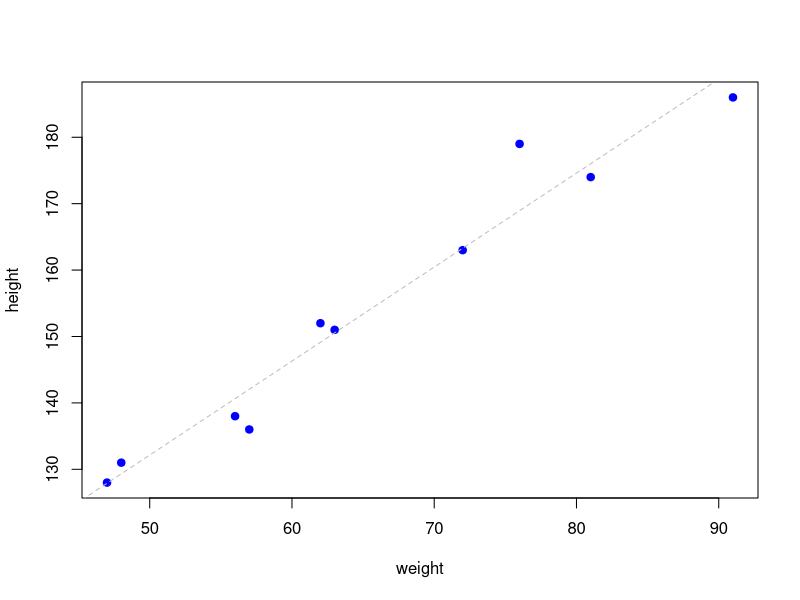
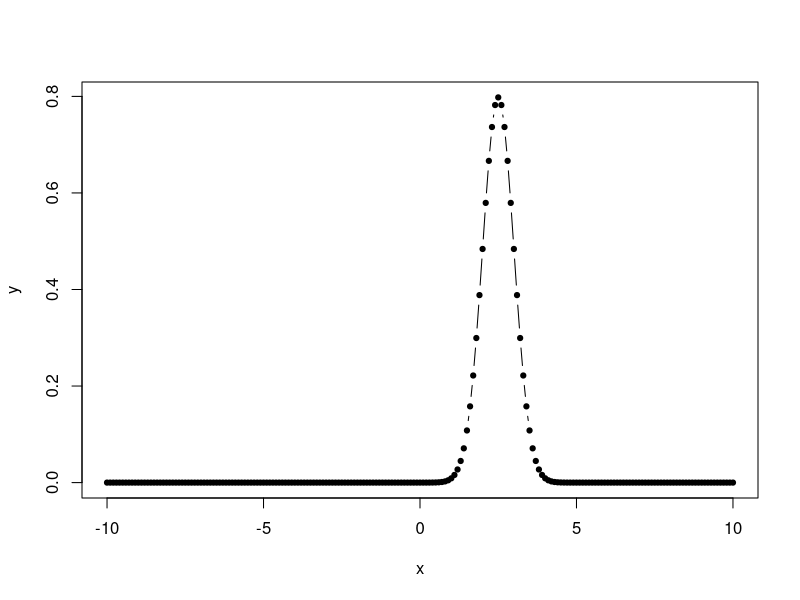
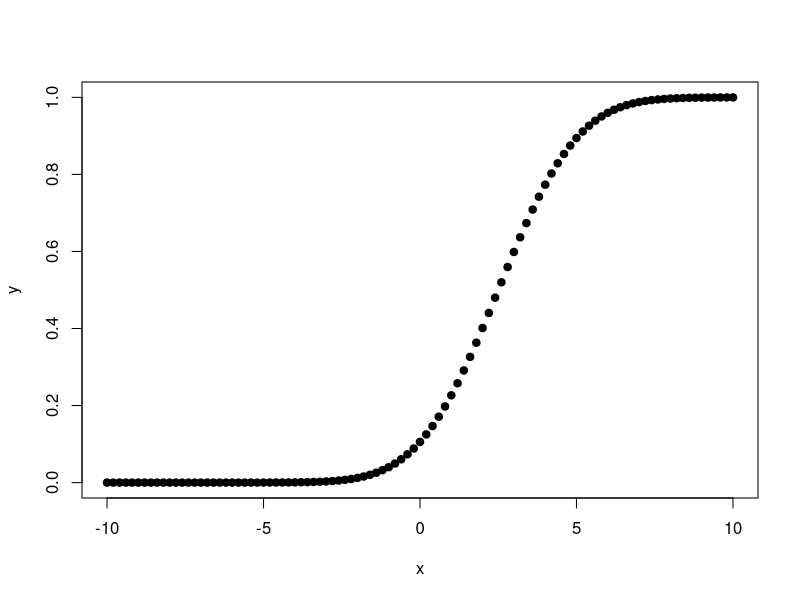
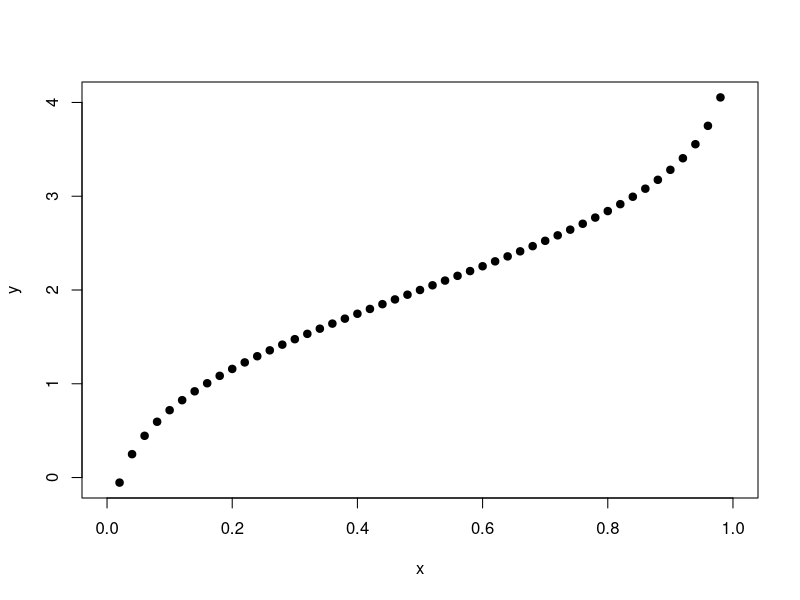
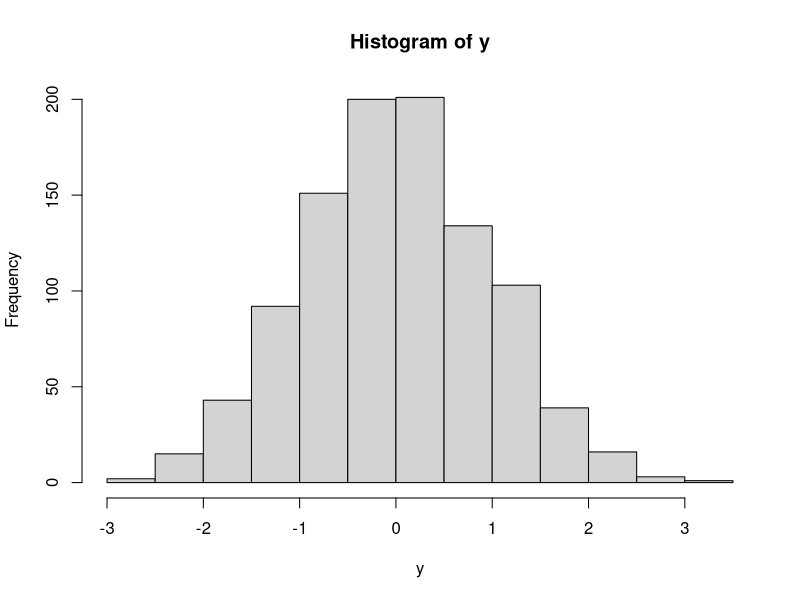
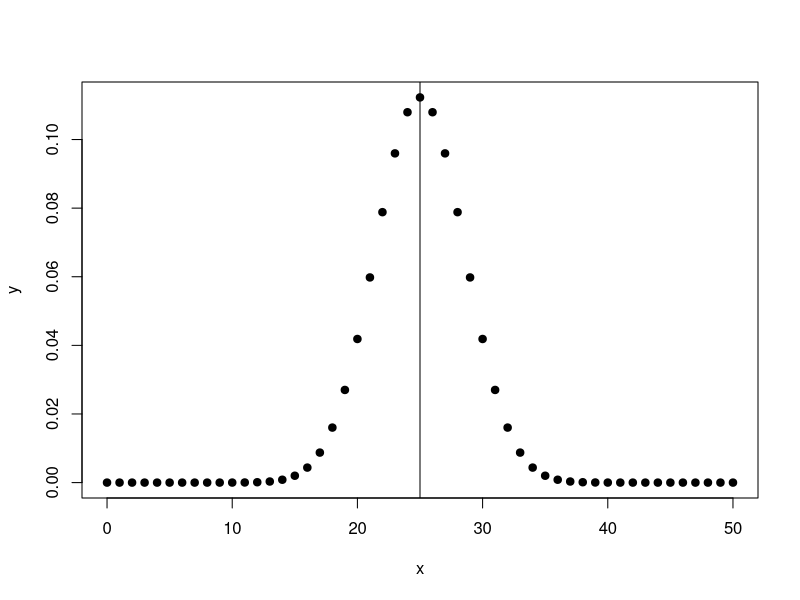
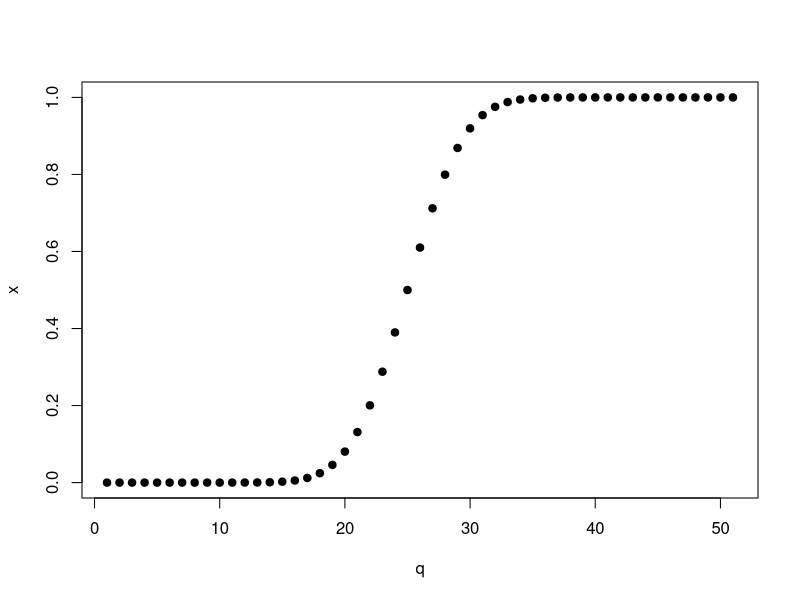
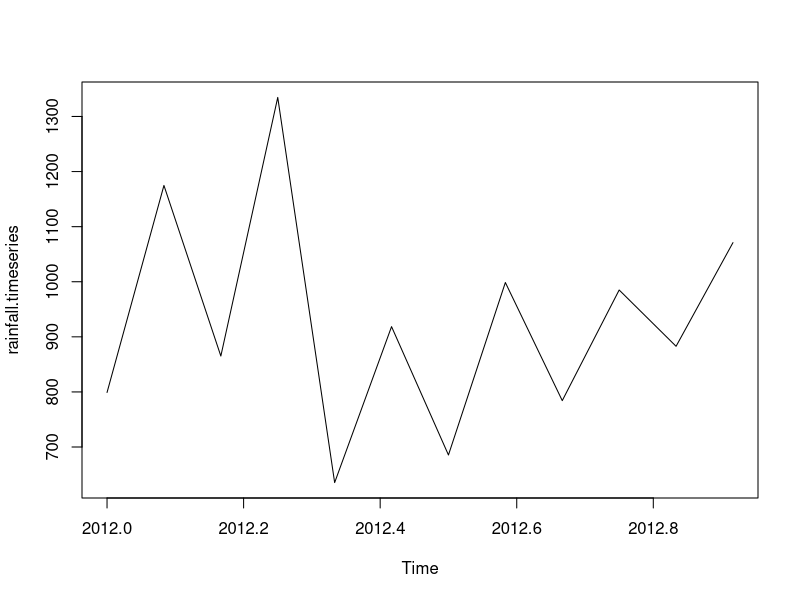

These figures' R source, in order:
## ---- chunk 1
knitr::opts_chunk$set(echo = TRUE)
## ---- chunk 2
library(magrittr)
## ---- chunk 3
x <- c(12, 7, 3, 4.2, 18, 2, 54, -21, 8, -5)
?mean
mean(x)
## ---- chunk 4
mean(x, trim = 0.3)
## ---- chunk 5
x <- c(12,7,3,4.2,18,2,54,-21,8,-5,NA)

mean(x)

mean(x, na.rm = T)
## ---- chunk 6
?median

x <- c(12,7,3,4.2,18,2,54,-21,8,-5)
median(x)
## ---- chunk 7
getmode <- function(v){
    uniqv <- unique(v)
    uniqv[which.max(tabulate(match(v, uniqv)))]
}

v <- c(2,1,2,3,1,2,3,4,1,5,5,3,2,3)
getmode(v)

charv <- c("o","it","the","it","it")
getmode(charv)
## ---- chunk 8
height <- c(151, 174, 138, 186, 128, 136, 179, 163, 152, 131)
weight <- c(63, 81, 56, 91, 47, 57, 76, 72, 62, 48)
## ---- chunk 9
relation <- lm(height ~ weight) 
# weight is the predictor variable, height is the response variable

relation
## ---- chunk 10
relation %>% class()

methods(class = "lm")
## ---- chunk 11
summary(relation)
## ---- chunk 12
coef(relation)
## ---- chunk 13
residuals(relation)
## ---- chunk 14
a <- data.frame(weight = 80)
predict(relation, a)
## ---- chunk 15
plot(weight, height, pch = 19, col = "blue")
abline(relation, col = "grey", lty = 2)
## ---- chunk 16
input <- mtcars[, c("mpg", "disp", "hp", "wt")]

input %>% head()
## ---- chunk 17
model <- lm(mpg ~ disp + hp + wt, data = input)

model
## ---- chunk 18
coef(model)
## ---- chunk 19
df <- data.frame(disp = 221, hp = 102, wt = 2.91)

predict(model, df)
## ---- chunk 20
input <- mtcars[, c("am", "cyl", "hp", "wt")]

input %>% head()
## ---- chunk 21
am.data <- glm(formula = am ~ cyl + hp + wt, data = input, family = "binomial")

am.data
## ---- chunk 22
set.seed(111)
df <- data.frame(cyl = sample(c(4, 6, 8), 10, replace = T), 
                 hp = runif(n = 10, min = 90, max = 120), 
                 wt = runif(n = 10, min = 2.3, max = 3.5))


predict(am.data, newdata = df)
## ---- chunk 23
summary(am.data)
## ---- chunk 24
x <- seq(-10, 10, by = 0.1)
y <- dnorm(x, mean = 2.5, sd = 0.5)

plot(x, y, type = "b", cex = 0.7, pch = 19)
## ---- chunk 25
x <- seq(-10, 10, 0.2)
y <- pnorm(x, mean = 2.5, sd = 2)

plot(x, y, pch = 19)
## ---- chunk 26
x <- seq(0, 1, by = 0.02)
y <- qnorm(x, mean = 2, sd = 1)

plot(x, y, pch = 19)
## ---- chunk 27
y <- rnorm(n = 1000)
hist(y, breaks = 20)
## ---- chunk 28
x <- seq(0, 50, 1)
y <- dbinom(x, size = 50, prob = 0.5)

plot(x, y, pch = 19)
abline(v = 25)
## ---- chunk 29
# Probability of getting 26 or less heads from a 51 tosses of a coin.
q <-  seq(1, 51, 1)
x <- pbinom(q, size = 51, prob = 0.5)
plot(q, x, pch = 19)
## ---- chunk 30
# How many heads will have a probability of 0.25 will come out when a coin
# is tossed 51 times.  

x <- qbinom(p = 0.25, size = 51, prob = 0.5)
x
## ---- chunk 31
# Find 8 random values from a sample of 150 with probability of 0.4.  

x <- rbinom(8, 150, 0.4)
x
## ---- chunk 32
input <- warpbreaks
input %>% head()

input %>% dplyr::pull(wool) %>% unique()
input %>% dplyr::pull(tension) %>% unique()
## ---- chunk 33
output <- glm(formula = breaks ~ wool + tension, 
              data = warpbreaks, 
              family = "poisson")
## ---- chunk 34
df <- data.frame(wool = sample(c("A", "B"), size = 10, replace = T), 
                 tension = sample(c("L", "M", "H"), 10, replace = T))

predict.glm(output, df)
## ---- chunk 35
summary(output)
## ---- chunk 36
input <- mtcars[, c("am", "mpg", "hp")]
input %>% head()
## ---- chunk 37
result <- aov(formula = mpg ~ hp * am, data = input)
summary(result)
## ---- chunk 38
input <- mtcars

result <- aov(mpg ~ hp + am, data = input)
summary(result)
## ---- chunk 39
input <- mtcars

result1 <- aov(mpg ~ hp * am, data = input)
result2 <- aov(mpg ~ hp + am, data = input)

# compare the two models  
anova(result1, result2)
## ---- chunk 40
rainfall <- c(799,1174.8,865.1,1334.6,635.4,918.5,685.5,998.6,784.2,985,882.8,1071)

# convert it to a time series data.  
rainfall.timeseries <- ts(data = rainfall, 
                         start = c(2012, 1), 
                         frequency = 12)

plot(rainfall.timeseries)
## ---- chunk 41
rainfall1 <- c(799,1174.8,865.1,1334.6,635.4,918.5,685.5,998.6,784.2,985,882.8,1071)
rainfall2 <- c(655,1306.9,1323.4,1172.2,562.2,824,822.4,1265.5,799.6,1105.6,1106.7,1337.8)

# convert to matrix  
combined.rainfall <- matrix(c(rainfall1, rainfall2), nrow = 12, byrow = F)

# convert to time series 
rainfall.timeseries <- ts(combined.rainfall, start = c(2012, 1), frequency = 12)


plot(rainfall.timeseries, main = "Multiple Time Series")
## ---- chunk 42
x <- c(1.6,2.1,2,2.23,3.71,3.25,3.4,3.86,1.19,2.21)
y <- c(5.19,7.43,6.94,8.11,18.75,14.88,16.06,19.12,3.21,7.58)

model <- nls(y ~ b1 * x ^ 2 + b2 , 
             start = list(b1 = 1, b2 = 3))


df <- data.frame(
    x = seq(min(x), max(x), len = 100)
)
## ---- chunk 43
plot(x, y)
lines(df$x, predict(model, df))
## ---- chunk 44
sum(residuals(model)^2)
## ---- chunk 45
confint(model)
## ---- chunk 46
summary(model)
## ---- chunk 47
library(party)
## ---- chunk 48
readingSkills %>% head()

input <- readingSkills[1:105, ]

# create the tree
output.tree <- ctree(
    formula = nativeSpeaker ~ age + shoeSize + score, 
    data = input
)

plot(output.tree)
